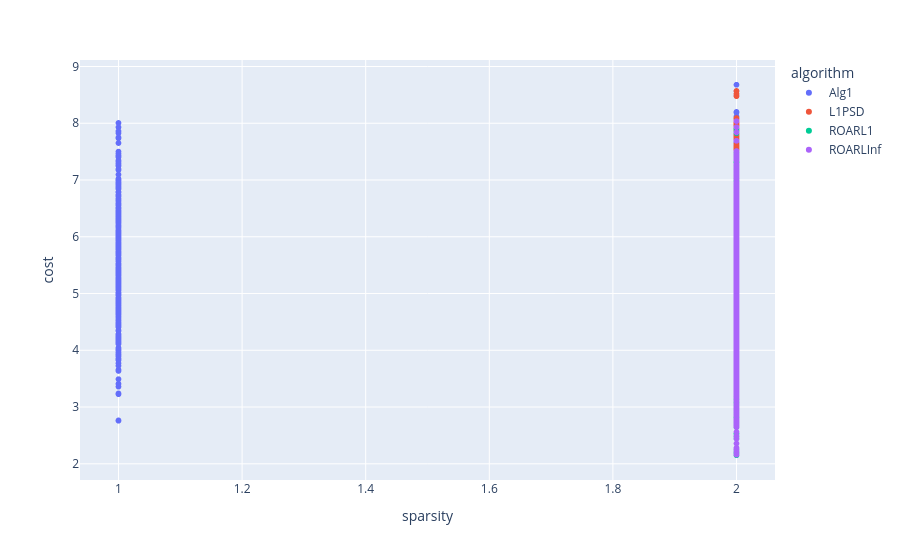

The cell this chart's notebook holds for it:
### Code cell
# Comparsion between which feature changes

diff_value = 1e-3

output["cost"] = np.linalg.norm(np.stack(output["x_0"].values) - np.stack(output["x_r"].values), 1, 1)
output['diff'] = output.apply(lambda row : np.abs(row['x_r'] - row['x_0']), axis=1)
output['diff_bool'] = output['diff'].apply(lambda x: np.where(x > diff_value, 1, 0))
# output.sort_values(by=["seed"]).sort_index()

# output_with_i = output.copy()
# output_with_i["row_index"] = output.index
# output_diff = output_with_i.sort_values(["seed", "row_index", "algorithm"]).drop(columns="row_index")

output = output.reset_index(drop=True)
output['sparsity'] = output['diff_bool'].apply(lambda x: sum(x)).reset_index(drop=True)
# output[output['sparsity'] == 25]

print(np.stack(output['theta_0'].abs()).min(axis=1))


# output['cost'].describe()
# output_diff['diff_bool'].apply(lambda x: sum(x))
px.scatter(output, y="cost", x="sparsity", color="algorithm")

### Figure 1 — Plotly figure (JSON) as saved in the notebook; plotly's stock layout.template omitted (floating-point values rounded to 4 significant figures; data arrays with more than 128 entries replaced by an {"elided": "..."} marker saying what was removed)
{"data": [{"hovertemplate": "algorithm=Alg1<br>sparsity=%{x}<br>cost=%{y}<extra></extra>", "legendgroup": "Alg1", "marker": {"color": "#636efa", "symbol": "circle"}, "mode": "markers", "name": "Alg1", "showlegend": true, "type": "scattergl", "x": {"elided": "1500 int values"}, "xaxis": "x", "y": {"elided": "1500 float values"}, "yaxis": "y"}, {"hovertemplate": "algorithm=L1PSD<br>sparsity=%{x}<br>cost=%{y}<extra></extra>", "legendgroup": "L1PSD", "marker": {"color": "#EF553B", "symbol": "circle"}, "mode": "markers", "name": "L1PSD", "showlegend": true, "type": "scattergl", "x": {"elided": "1500 int values"}, "xaxis": "x", "y": {"elided": "1500 float values"}, "yaxis": "y"}, {"hovertemplate": "algorithm=ROARL1<br>sparsity=%{x}<br>cost=%{y}<extra></extra>", "legendgroup": "ROARL1", "marker": {"color": "#00cc96", "symbol": "circle"}, "mode": "markers", "name": "ROARL1", "showlegend": true, "type": "scattergl", "x": {"elided": "1500 int values"}, "xaxis": "x", "y": {"elided": "1500 float values"}, "yaxis": "y"}, {"hovertemplate": "algorithm=ROARLInf<br>sparsity=%{x}<br>cost=%{y}<extra></extra>", "legendgroup": "ROARLInf", "marker": {"color": "#ab63fa", "symbol": "circle"}, "mode": "markers", "name": "ROARLInf", "showlegend": true, "type": "scattergl", "x": {"elided": "1500 int values"}, "xaxis": "x", "y": {"elided": "1500 float values"}, "yaxis": "y"}], "layout": {"legend": {"title": {"text": "algorithm"}, "tracegroupgap": 0}, "margin": {"t": 60}, "xaxis": {"anchor": "y", "domain": [0, 1], "title": {"text": "sparsity"}}, "yaxis": {"anchor": "x", "domain": [0, 1], "title": {"text": "cost"}}}}
